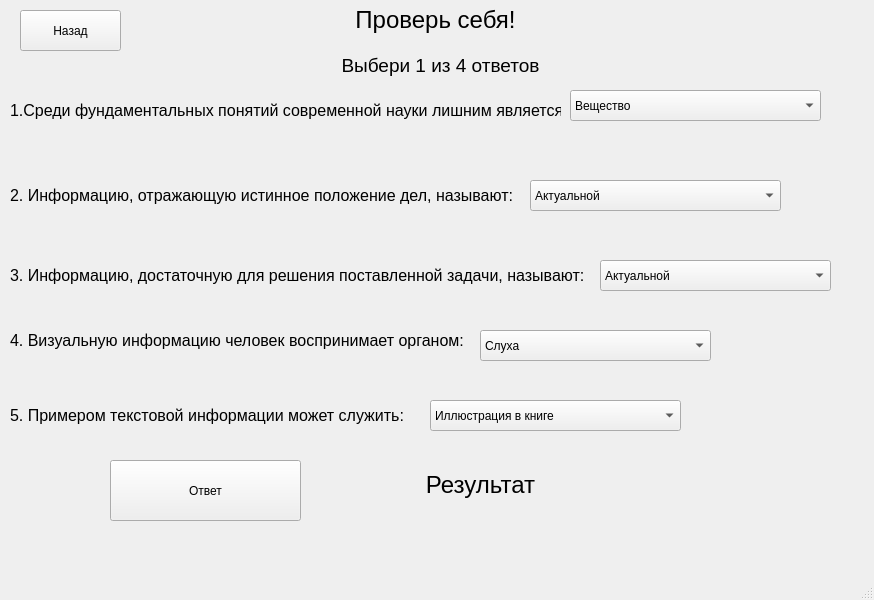
<?xml version="1.0" encoding="UTF-8"?>
<ui version="4.0">
 <class>MainWindow</class>
 <widget class="QMainWindow" name="MainWindow">
  <property name="geometry">
   <rect>
    <x>0</x>
    <y>0</y>
    <width>874</width>
    <height>600</height>
   </rect>
  </property>
  <property name="windowTitle">
   <string>MainWindow</string>
  </property>
  <widget class="QWidget" name="centralwidget">
   <widget class="QComboBox" name="comboBox">
    <property name="geometry">
     <rect>
      <x>570</x>
      <y>90</y>
      <width>251</width>
      <height>31</height>
     </rect>
    </property>
    <item>
     <property name="text">
      <string>Вещество</string>
     </property>
    </item>
    <item>
     <property name="text">
      <string>Электричество</string>
     </property>
    </item>
    <item>
     <property name="text">
      <string>Информация</string>
     </property>
    </item>
    <item>
     <property name="text">
      <string>Энергия</string>
     </property>
    </item>
   </widget>
   <widget class="QLabel" name="label">
    <property name="geometry">
     <rect>
      <x>10</x>
      <y>90</y>
      <width>551</width>
      <height>41</height>
     </rect>
    </property>
    <property name="toolTip">
     <string>&lt;html&gt;&lt;head/&gt;&lt;body&gt;&lt;p&gt;&lt;span style=&quot; font-family:'OpenSans'; font-size:14pt; color:#000000; background-color:#ffffff;&quot;&gt;1.Среди фундаментальных понятий современной науки лишним является:&lt;/span&gt;&lt;/p&gt;&lt;/body&gt;&lt;/html&gt;</string>
    </property>
    <property name="text">
     <string>&lt;html&gt;&lt;head/&gt;&lt;body&gt;&lt;p&gt;&lt;span style=&quot; font-size:12pt;&quot;&gt;1.Среди фундаментальных понятий современной науки лишним является:&lt;/span&gt;&lt;/p&gt;&lt;/body&gt;&lt;/html&gt;</string>
    </property>
   </widget>
   <widget class="QLabel" name="label_2">
    <property name="geometry">
     <rect>
      <x>10</x>
      <y>170</y>
      <width>521</width>
      <height>51</height>
     </rect>
    </property>
    <property name="text">
     <string>&lt;html&gt;&lt;head/&gt;&lt;body&gt;&lt;p&gt;&lt;span style=&quot; font-size:12pt;&quot;&gt;2. Информацию, отражающую истинное положение дел, называют:&lt;/span&gt;&lt;/p&gt;&lt;/body&gt;&lt;/html&gt;
</string>
    </property>
   </widget>
   <widget class="QComboBox" name="comboBox_2">
    <property name="geometry">
     <rect>
      <x>530</x>
      <y>180</y>
      <width>251</width>
      <height>31</height>
     </rect>
    </property>
    <item>
     <property name="text">
      <string>Актуальной</string>
     </property>
    </item>
    <item>
     <property name="text">
      <string>Объективной</string>
     </property>
    </item>
    <item>
     <property name="text">
      <string>Полной</string>
     </property>
    </item>
    <item>
     <property name="text">
      <string>Достоверной</string>
     </property>
    </item>
   </widget>
   <widget class="QLabel" name="label_3">
    <property name="geometry">
     <rect>
      <x>10</x>
      <y>260</y>
      <width>581</width>
      <height>31</height>
     </rect>
    </property>
    <property name="text">
     <string>&lt;html&gt;&lt;head/&gt;&lt;body&gt;&lt;p&gt;&lt;span style= &quot;font-size:12pt; &quot;&gt;3. Информацию, достаточную для решения поставленной задачи, называют:&lt;/span&gt;&lt;/p&gt;&lt;/body&gt;&lt;/html&gt;
</string>
    </property>
   </widget>
   <widget class="QComboBox" name="comboBox_4">
    <property name="geometry">
     <rect>
      <x>600</x>
      <y>260</y>
      <width>231</width>
      <height>31</height>
     </rect>
    </property>
    <item>
     <property name="text">
      <string>Актуальной</string>
     </property>
    </item>
    <item>
     <property name="text">
      <string>Объективной</string>
     </property>
    </item>
    <item>
     <property name="text">
      <string>Полной</string>
     </property>
    </item>
    <item>
     <property name="text">
      <string>Достоверной</string>
     </property>
    </item>
   </widget>
   <widget class="QLabel" name="label_4">
    <property name="geometry">
     <rect>
      <x>10</x>
      <y>320</y>
      <width>491</width>
      <height>41</height>
     </rect>
    </property>
    <property name="text">
     <string>&lt;html&gt;&lt;head/&gt;&lt;body&gt;&lt;p&gt;&lt;span style=&quot;font-size:12pt;&quot;&gt;4. Визуальную информацию человек воспринимает органом:&lt;/span&gt;&lt;/p&gt;&lt;/body&gt;&lt;/html&gt;
</string>
    </property>
   </widget>
   <widget class="QComboBox" name="comboBox_3">
    <property name="geometry">
     <rect>
      <x>480</x>
      <y>330</y>
      <width>231</width>
      <height>31</height>
     </rect>
    </property>
    <item>
     <property name="text">
      <string>Слуха</string>
     </property>
    </item>
    <item>
     <property name="text">
      <string>Осязания</string>
     </property>
    </item>
    <item>
     <property name="text">
      <string>Зрения</string>
     </property>
    </item>
    <item>
     <property name="text">
      <string>Обоняния</string>
     </property>
    </item>
   </widget>
   <widget class="QLabel" name="label_5">
    <property name="geometry">
     <rect>
      <x>10</x>
      <y>400</y>
      <width>401</width>
      <height>31</height>
     </rect>
    </property>
    <property name="text">
     <string>&lt;html&gt;&lt;head/&gt;&lt;body&gt;&lt;p&gt;&lt;span style=&quot; font-size:12pt;&quot;&gt;5. Примером текстовой информации может служить:&lt;/span&gt;&lt;/p&gt;&lt;/body&gt;&lt;/html&gt;</string>
    </property>
   </widget>
   <widget class="QComboBox" name="comboBox_5">
    <property name="geometry">
     <rect>
      <x>430</x>
      <y>400</y>
      <width>251</width>
      <height>31</height>
     </rect>
    </property>
    <item>
     <property name="text">
      <string>Иллюстрация в книге</string>
     </property>
    </item>
    <item>
     <property name="text">
      <string>Таблица умножения</string>
     </property>
    </item>
    <item>
     <property name="text">
      <string>Музыкальное сопровождение</string>
     </property>
    </item>
    <item>
     <property name="text">
      <string>Стихи из сборника</string>
     </property>
    </item>
   </widget>
   <widget class="QPushButton" name="pushButton">
    <property name="geometry">
     <rect>
      <x>110</x>
      <y>460</y>
      <width>191</width>
      <height>61</height>
     </rect>
    </property>
    <property name="minimumSize">
     <size>
      <width>191</width>
      <height>0</height>
     </size>
    </property>
    <property name="maximumSize">
     <size>
      <width>191</width>
      <height>16777215</height>
     </size>
    </property>
    <property name="toolTip">
     <string>&lt;html&gt;&lt;head/&gt;&lt;body&gt;&lt;p&gt;&lt;span style=&quot; font-size:20pt;&quot;&gt;Ответ&lt;/span&gt;&lt;/p&gt;&lt;/body&gt;&lt;/html&gt;</string>
    </property>
    <property name="whatsThis">
     <string>&lt;html&gt;&lt;head/&gt;&lt;body&gt;&lt;p&gt;&lt;span style=&quot; font-size:20pt;&quot;&gt;Ответ&lt;/span&gt;&lt;/p&gt;&lt;/body&gt;&lt;/html&gt;</string>
    </property>
    <property name="styleSheet">
     <string notr="true"/>
    </property>
    <property name="text">
     <string>Ответ</string>
    </property>
    <property name="checkable">
     <bool>false</bool>
    </property>
    <property name="checked">
     <bool>false</bool>
    </property>
   </widget>
   <widget class="QLabel" name="label_6">
    <property name="geometry">
     <rect>
      <x>350</x>
      <y>450</y>
      <width>261</width>
      <height>71</height>
     </rect>
    </property>
    <property name="text">
     <string>&lt;html&gt;&lt;head/&gt;&lt;body&gt;&lt;p align=&quot;center&quot;&gt;&lt;span style=&quot; font-size:18pt;&quot;&gt;Результат&lt;/span&gt;&lt;/p&gt;&lt;/body&gt;&lt;/html&gt;</string>
    </property>
   </widget>
   <widget class="QLabel" name="label_7">
    <property name="geometry">
     <rect>
      <x>340</x>
      <y>0</y>
      <width>191</width>
      <height>41</height>
     </rect>
    </property>
    <property name="text">
     <string>&lt;html&gt;&lt;head/&gt;&lt;body&gt;&lt;p align=&quot;center&quot;&gt;&lt;span style=&quot; font-size:18pt;&quot;&gt;Проверь себя!&lt;/span&gt;&lt;/p&gt;&lt;/body&gt;&lt;/html&gt;</string>
    </property>
   </widget>
   <widget class="QLabel" name="label_8">
    <property name="geometry">
     <rect>
      <x>320</x>
      <y>50</y>
      <width>241</width>
      <height>31</height>
     </rect>
    </property>
    <property name="text">
     <string>&lt;html&gt;&lt;head/&gt;&lt;body&gt;&lt;p align=&quot;center&quot;&gt;&lt;span style=&quot; font-size:14pt;&quot;&gt;Выбери 1 из 4 ответов&lt;/span&gt;&lt;/p&gt;&lt;/body&gt;&lt;/html&gt;</string>
    </property>
   </widget>
   <widget class="QPushButton" name="pushButton_2">
    <property name="geometry">
     <rect>
      <x>20</x>
      <y>10</y>
      <width>101</width>
      <height>41</height>
     </rect>
    </property>
    <property name="text">
     <string>Назад</string>
    </property>
   </widget>
   <zorder>pushButton</zorder>
   <zorder>label_2</zorder>
   <zorder>comboBox</zorder>
   <zorder>label</zorder>
   <zorder>comboBox_2</zorder>
   <zorder>label_3</zorder>
   <zorder>comboBox_4</zorder>
   <zorder>label_4</zorder>
   <zorder>comboBox_3</zorder>
   <zorder>label_5</zorder>
   <zorder>comboBox_5</zorder>
   <zorder>label_6</zorder>
   <zorder>label_7</zorder>
   <zorder>label_8</zorder>
   <zorder>pushButton_2</zorder>
  </widget>
  <widget class="QMenuBar" name="menubar">
   <property name="geometry">
    <rect>
     <x>0</x>
     <y>0</y>
     <width>874</width>
     <height>21</height>
    </rect>
   </property>
  </widget>
  <widget class="QStatusBar" name="statusbar"/>
 </widget>
 <resources/>
 <connections/>
</ui>
